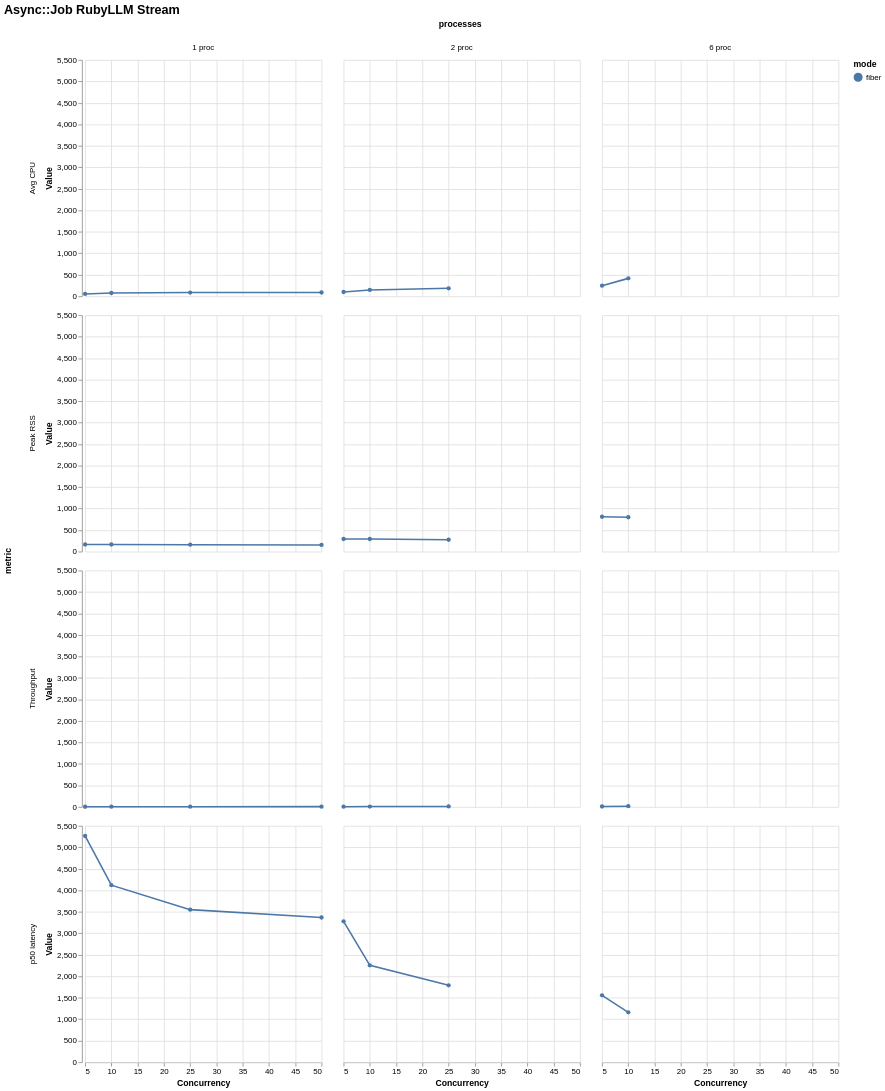

Describe this chart as a Vega-Lite specification.
### Vega-Lite specification from a JSON file in a GitHub repository (floating-point values rounded to 4 significant figures)
{"$schema": "https://vega.github.io/schema/vega-lite/v6.json", "title": "Async::Job RubyLLM Stream", "data": {"values": [{"mode": "fiber", "concurrency": 5, "processes": "1 proc", "metric": "Throughput", "value": 3.44, "unit": "jobs/s"}, {"mode": "fiber", "concurrency": 5, "processes": "1 proc", "metric": "Peak RSS", "value": 165.0, "unit": "MB"}, {"mode": "fiber", "concurrency": 5, "processes": "1 proc", "metric": "Avg CPU", "value": 55.0, "unit": "%"}, {"mode": "fiber", "concurrency": 5, "processes": "1 proc", "metric": "p50 latency", "value": 5264.0, "unit": "ms"}, {"mode": "fiber", "concurrency": 10, "processes": "1 proc", "metric": "Throughput", "value": 4.76, "unit": "jobs/s"}, {"mode": "fiber", "concurrency": 10, "processes": "1 proc", "metric": "Peak RSS", "value": 164.6, "unit": "MB"}, {"mode": "fiber", "concurrency": 10, "processes": "1 proc", "metric": "Avg CPU", "value": 76.3, "unit": "%"}, {"mode": "fiber", "concurrency": 10, "processes": "1 proc", "metric": "p50 latency", "value": 4120.0, "unit": "ms"}, {"mode": "fiber", "concurrency": 25, "processes": "1 proc", "metric": "Throughput", "value": 5.59, "unit": "jobs/s"}, {"mode": "fiber", "concurrency": 25, "processes": "1 proc", "metric": "Peak RSS", "value": 160.4, "unit": "MB"}, {"mode": "fiber", "concurrency": 25, "processes": "1 proc", "metric": "Avg CPU", "value": 87.1, "unit": "%"}, {"mode": "fiber", "concurrency": 25, "processes": "1 proc", "metric": "p50 latency", "value": 3550.0, "unit": "ms"}, {"mode": "fiber", "concurrency": 50, "processes": "1 proc", "metric": "Throughput", "value": 5.9, "unit": "jobs/s"}, {"mode": "fiber", "concurrency": 50, "processes": "1 proc", "metric": "Peak RSS", "value": 155.0, "unit": "MB"}, {"mode": "fiber", "concurrency": 50, "processes": "1 proc", "metric": "Avg CPU", "value": 87.8, "unit": "%"}, {"mode": "fiber", "concurrency": 50, "processes": "1 proc", "metric": "p50 latency", "value": 3367.0, "unit": "ms"}, {"mode": "fiber", "concurrency": 5, "processes": "2 proc", "metric": "Throughput", "value": 5.77, "unit": "jobs/s"}, {"mode": "fiber", "concurrency": 5, "processes": "2 proc", "metric": "Peak RSS", "value": 293.1, "unit": "MB"}, {"mode": "fiber", "concurrency": 5, "processes": "2 proc", "metric": "Avg CPU", "value": 100.4, "unit": "%"}, {"mode": "fiber", "concurrency": 5, "processes": "2 proc", "metric": "p50 latency", "value": 3277.0, "unit": "ms"}, {"mode": "fiber", "concurrency": 10, "processes": "2 proc", "metric": "Throughput", "value": 8.53, "unit": "jobs/s"}, {"mode": "fiber", "concurrency": 10, "processes": "2 proc", "metric": "Peak RSS", "value": 292.4, "unit": "MB"}, {"mode": "fiber", "concurrency": 10, "processes": "2 proc", "metric": "Avg CPU", "value": 148.0, "unit": "%"}, {"mode": "fiber", "concurrency": 10, "processes": "2 proc", "metric": "p50 latency", "value": 2253.0, "unit": "ms"}, {"mode": "fiber", "concurrency": 25, "processes": "2 proc", "metric": "Throughput", "value": 10.99, "unit": "jobs/s"}, {"mode": "fiber", "concurrency": 25, "processes": "2 proc", "metric": "Peak RSS", "value": 276.5, "unit": "MB"}, {"mode": "fiber", "concurrency": 25, "processes": "2 proc", "metric": "Avg CPU", "value": 185.1, "unit": "%"}, {"mode": "fiber", "concurrency": 25, "processes": "2 proc", "metric": "p50 latency", "value": 1788.0, "unit": "ms"}, {"mode": "fiber", "concurrency": 5, "processes": "6 proc", "metric": "Throughput", "value": 9.85, "unit": "jobs/s"}, {"mode": "fiber", "concurrency": 5, "processes": "6 proc", "metric": "Peak RSS", "value": 810.7, "unit": "MB"}, {"mode": "fiber", "concurrency": 5, "processes": "6 proc", "metric": "Avg CPU", "value": 246.1, "unit": "%"}, {"mode": "fiber", "concurrency": 5, "processes": "6 proc", "metric": "p50 latency", "value": 1557.0, "unit": "ms"}, {"mode": "fiber", "concurrency": 10, "processes": "6 proc", "metric": "Throughput", "value": 16.87, "unit": "jobs/s"}, {"mode": "fiber", "concurrency": 10, "processes": "6 proc", "metric": "Peak RSS", "value": 799.9, "unit": "MB"}, {"mode": "fiber", "concurrency": 10, "processes": "6 proc", "metric": "Avg CPU", "value": 416.9, "unit": "%"}, {"mode": "fiber", "concurrency": 10, "processes": "6 proc", "metric": "p50 latency", "value": 1161.0, "unit": "ms"}]}, "mark": {"type": "line", "point": true, "tooltip": true}, "encoding": {"x": {"field": "concurrency", "type": "quantitative", "title": "Concurrency"}, "y": {"field": "value", "type": "quantitative", "title": "Value"}, "color": {"field": "mode", "type": "nominal"}, "tooltip": [{"field": "mode", "type": "nominal"}, {"field": "concurrency", "type": "nominal"}, {"field": "processes", "type": "nominal"}, {"field": "metric", "type": "nominal"}, {"field": "percentile", "type": "nominal"}, {"field": "value", "type": "quantitative"}], "row": {"field": "metric", "type": "nominal"}, "column": {"field": "processes", "type": "nominal"}}, "config": {"background": "white", "axis": {"labelFont": "Arial", "titleFont": "Arial", "grid": true}, "legend": {"labelFont": "Arial", "titleFont": "Arial"}, "title": {"font": "Arial", "fontSize": 16, "anchor": "start"}, "view": {"stroke": null}}}
